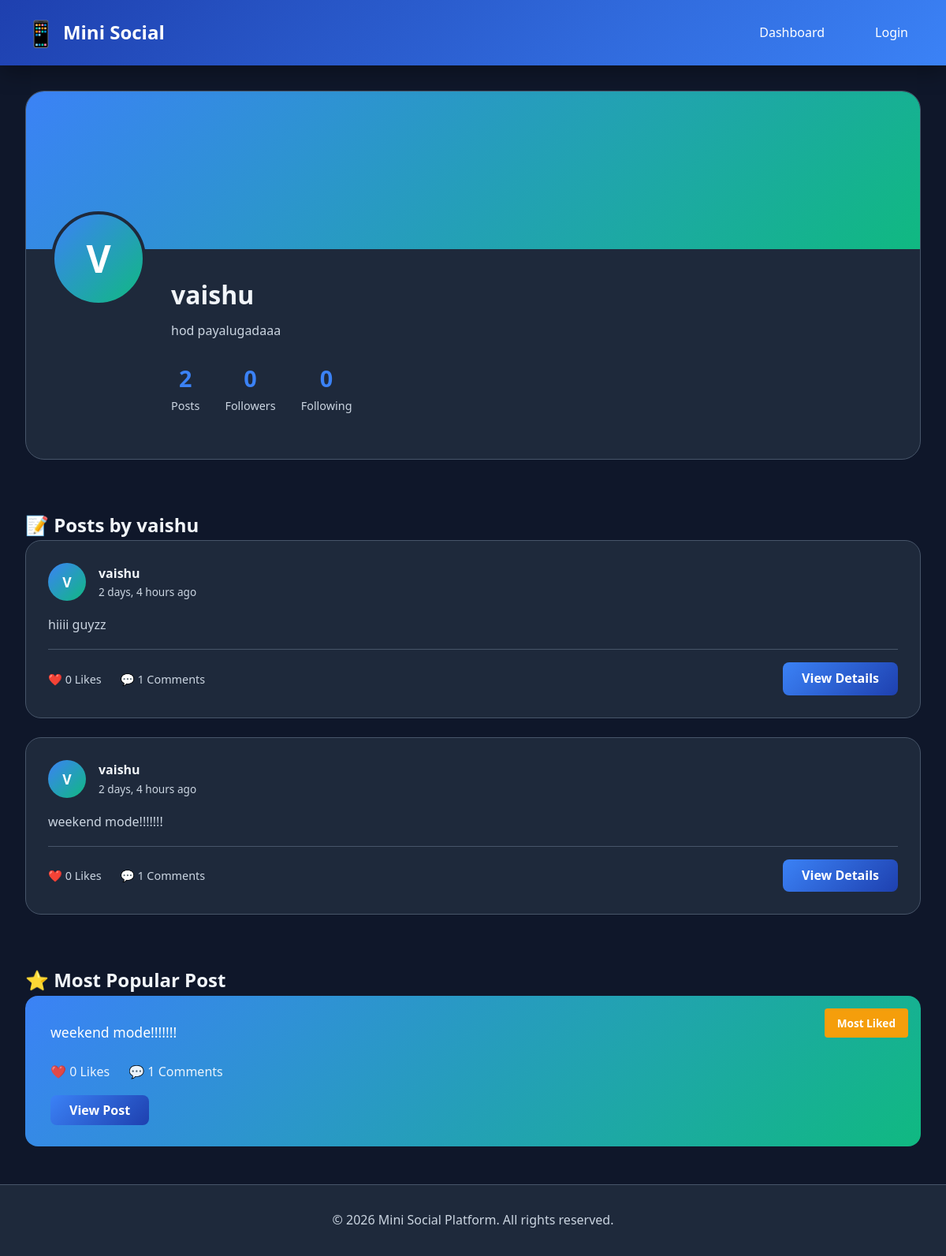
Page /profile/1/ on the committed database.
### social_app/models.py (models this page shows, shortened)
class Profile(models.Model):
    user = models.OneToOneField(
        User,
        on_delete=models.CASCADE,
        related_name='profile'
    )
    bio = models.TextField(blank=True)
    avatar = models.ImageField(
        upload_to='avatars/',
        blank=True,
        null=True
    )
    joined_date = models.DateTimeField(auto_now_add=True)
    is_verified = models.BooleanField(default=False)

class Post(models.Model):
    author = models.ForeignKey(
        User,
        on_delete=models.CASCADE,
        related_name='posts'
    )
    content = models.TextField()
    image = models.ImageField(
        upload_to='posts/',
        blank=True,
        null=True
    )
    created_at = models.DateTimeField(auto_now_add=True)
    likes = models.ManyToManyField(
        User,
        related_name='liked_posts',
        blank=True
    )

### social_app/views.py (the view)
# urls.py: path('profile/<int:user_id>/', views.profile, name='profile'),
def profile(request, user_id):
    user = get_object_or_404(User, id=user_id)
    posts = Post.objects.filter(author=user).order_by('-created_at')
    followers_count = user.followers.count()
    following_count = user.following.count()
    posts_count = posts.count()
    is_following = False
    if request.user.is_authenticated:
        is_following = Follow.objects.filter(
            follower=request.user,
            following=user
        ).exists()
    most_liked_post = posts.annotate(
        likes_count=Count('likes')
    ).order_by('-likes_count').first()
    context = {
        'user_profile': user,
        'posts': posts,
        'followers_count': followers_count,
        'following_count': following_count,
        'posts_count': posts_count,
        'is_following': is_following,
        'most_liked_post': most_liked_post,
    }
    return render(request, 'profile.html', context)

### social_app/templates/profile.html (shortened to what this page needs)
<!DOCTYPE html>
<html lang="en">
<head>
    {% load static %}
    <link rel="stylesheet" href="{% static 'styles.css' %}?v=2">
</head>
<body>
    <nav class="navbar">
        <div class="nav-container">
            <div class="nav-logo">
                <span class="logo-icon">📱</span>
                <span>Mini Social</span>
            </div>
            <ul class="nav-menu">
                <li><a href="{% url 'home' %}" class="nav-link">Dashboard</a></li>
                {% if user.is_authenticated %}
                <li><a href="{% url 'profile' user.id %}" class="nav-link">My Profile</a></li>
                <li><a href="/admin/logout/" class="nav-link">Logout</a></li>
                {% else %}
                <li><a href="/admin/login/" class="nav-link">Login</a></li>
                {% endif %}
            </ul>
        </div>
    </nav>
    <div class="main-container">
        <div class="profile-section" style="grid-column: 1 / -1; margin-bottom: 2rem;">
            <div class="profile-header">
                <div class="profile-cover"
                    style="background: linear-gradient(135deg, var(--primary-color), var(--secondary-color));"></div>
                <div class="profile-content">
                    <div class="profile-avatar">
                        {{ user_profile.first_name|default:user_profile.username|first|upper }}
                    </div>
                    <div class="profile-info">
                        <h1>{{ user_profile.username }}</h1>
                        {% if user_profile.profile.bio %}
                        <p class="profile-bio">{{ user_profile.profile.bio }}</p>
                        {% else %}
                        <p class="profile-bio">No bio yet</p>
                        {% endif %}
                        <div class="profile-stats">
                            <div class="stat-box">
                                <span class="stat-number">{{ posts_count }}</span>
                                <span class="stat-label">Posts</span>
                            </div>
                            <div class="stat-box">
                                <span class="stat-number">{{ followers_count }}</span>
                                <span class="stat-label">Followers</span>
                            </div>
                            <div class="stat-box">
                                <span class="stat-number">{{ following_count }}</span>
                                <span class="stat-label">Following</span>
                            </div>
                        </div>
                    </div>
                </div>
            </div>
        </div>
        <main class="main-content" style="grid-column: 1 / -1;">
            <section class="posts-section">
                <h2>📝 Posts by {{ user_profile.username }}</h2>
                {% if posts %}
                <div class="posts-feed">
                    {% for post in posts %}
                    <article class="post-card">
                        <div class="post-header">
                            <div class="post-author">
                                <div class="avatar-circle">
                                    {{ post.author.first_name|default:post.author.username|first|upper }}
                                </div>
                                <div class="author-info">
                                    <a href="{% url 'profile' post.author.id %}" class="author-name">
                                        {{ post.author.username }}
                                    </a>
                                    <span class="post-date">{{ post.created_at|timesince }} ago</span>
                                </div>
                            </div>
                        </div>
                        <div class="post-content">
                            <p>{{ post.content }}</p>
                        </div>
                        <div class="post-footer">
                            <div class="post-stats">
                                <span class="stat-badge">❤️ {{ post.likes.count }} Likes</span>
                                <span class="stat-badge">💬 {{ post.comments.count }} Comments</span>
                            </div>
                            <a href="{% url 'post_detail' post.id %}" class="view-comments-btn">
                                View Details
                            </a>
                        </div>
                    </article>
                    {% endfor %}
                </div>
                {% else %}
                <div class="empty-state">
                    <p>📭 No posts yet from {{ user_profile.username }}</p>
                </div>
                {% endif %}
            </section>
            {% if most_liked_post %}
            <section class="highlight-section">
                <h2>⭐ Most Popular Post</h2>
                <div class="highlight-card">
                    <div class="highlight-badge">Most Liked</div>
                    <p class="highlight-content">{{ most_liked_post.content }}</p>
                    <div class="highlight-stats">
                        <span>❤️ {{ most_liked_post.likes.count }} Likes</span>
                        <span>💬 {{ most_liked_post.comments.count }} Comments</span>
                    </div>
                    <a href="{% url 'post_detail' most_liked_post.id %}" class="view-comments-btn">View Post</a>
                </div>
            </section>
            {% endif %}
        </main>
    </div>
    <footer class="footer">
        <p>&copy; 2026 Mini Social Platform. All rights reserved.</p>
    </footer>
</body>
</html>

### social_app/static/styles.css (style rules this page uses)
:root { --primary-color: #3b82f6; --primary-dark: #1e40af; --secondary-color: #10b981; --accent-color: #f59e0b; --danger-color: #ef4444; --background: #0f172a; --surface: #1e293b; --surface-light: #334155; --text-primary: #f1f5f9; --text-secondary: #cbd5e1; --border-color: #475569; --shadow: 0 10px 25px rgba(0, 0, 0, 0.3); --transition: all 0.3s cubic-bezier(0.4, 0, 0.2, 1); }
* { margin: 0; padding: 0; box-sizing: border-box; }
html { scroll-behavior: smooth; }
body { font-family: 'Segoe UI', Tahoma, Geneva, Verdana, sans-serif; background-color: var(--background); color: var(--text-primary); line-height: 1.6; }
.navbar { background: linear-gradient(135deg, var(--primary-dark), var(--primary-color)); padding: 1rem 0; position: sticky; top: 0; z-index: 1000; box-shadow: var(--shadow); }
.nav-container { max-width: 1400px; margin: 0 auto; display: flex; justify-content: space-between; align-items: center; padding: 0 2rem; }
.nav-logo { font-size: 1.5rem; font-weight: bold; color: white; display: flex; align-items: center; gap: 0.5rem; }
.logo-icon { font-size: 2rem; }
.nav-menu { display: flex; list-style: none; gap: 2rem; }
.nav-link { color: white; text-decoration: none; font-weight: 500; transition: var(--transition); padding: 0.5rem 1rem; border-radius: 0.5rem; }
.main-container { max-width: 1400px; margin: 2rem auto; display: grid; grid-template-columns: 300px 1fr 280px; gap: 2rem; padding: 0 2rem; min-height: calc(100vh - 200px); }
.stat-label { color: var(--text-secondary); font-size: 0.9rem; }
.main-content { display: flex; flex-direction: column; gap: 2rem; }
.posts-feed { display: flex; flex-direction: column; gap: 1.5rem; }
.post-card { background: var(--surface); border: 1px solid var(--border-color); border-radius: 1.25rem; padding: 1.75rem; transition: var(--transition); animation: fadeIn 0.5s ease-out; }
.post-header { display: flex; justify-content: space-between; align-items: flex-start; margin-bottom: 1rem; }
.post-author { display: flex; align-items: center; gap: 1rem; flex: 1; }
.avatar-circle { width: 48px; height: 48px; border-radius: 50%; background: linear-gradient(135deg, var(--primary-color), var(--secondary-color)); display: flex; align-items: center; justify-content: center; font-weight: bold; color: white; font-size: 1.1rem; }
.author-info { display: flex; flex-direction: column; }
.author-name { font-weight: 600; color: var(--text-primary); text-decoration: none; transition: var(--transition); }
.post-date { font-size: 0.85rem; color: var(--text-secondary); }
.post-content { margin: 1rem 0; line-height: 1.8; color: var(--text-secondary); }
.post-content p { margin: 0; }
.post-footer { display: flex; justify-content: space-between; align-items: center; padding-top: 1rem; border-top: 1px solid var(--border-color); }
.post-stats { display: flex; gap: 1.5rem; }
.stat-badge { display: inline-flex; align-items: center; gap: 0.5rem; font-size: 0.9rem; color: var(--text-secondary); transition: var(--transition); }
.view-comments-btn { background: linear-gradient(135deg, var(--primary-color), var(--primary-dark)); color: white; padding: 0.5rem 1.5rem; border-radius: 0.5rem; text-decoration: none; font-weight: 600; transition: var(--transition); border: none; cursor: pointer; }
.footer { background: var(--surface); border-top: 1px solid var(--border-color); padding: 2rem; text-align: center; color: var(--text-secondary); margin-top: 3rem; }

### rows in the picture
Post: author.first_name|first "V", author.username "vaishu", created_at "2 days, 4 hours", content "hiiii guyzz", likes.count "0", comments.count "1"
Post: author.first_name|first "V", author.username "vaishu", created_at "2 days, 4 hours", content "weekend mode!!!!!!!", likes.count "0", comments.count "1"

### other values in the picture
{{ user_profile.first_name|default:user_profile.username|first|upper }} "V"
{{ user_profile.username }} "vaishu"
{{ user_profile.profile.bio }} "hod payalugadaaa"
{{ posts_count }} "2"
{{ followers_count }} "0"
{{ following_count }} "0"
